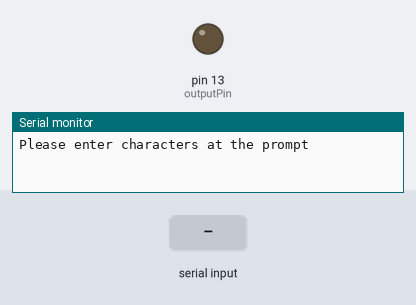
Bench run of a sketch on a simulated Arduino Uno, built with avr-gcc and run on an emulated ATmega328P. On the bench: output pins drawn as LEDs (lit = HIGH), the last lines printed to the serial monitor. Dashed ring = blinking. The inputs (shaded band) are chosen by the test bench.

Above: at 1.2 s.
1.3 s: "a" received over Serial
At 1.61 s:
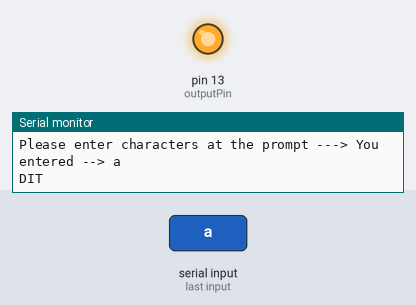
3.2 s: byte 107 ('k') received over Serial
At 5.4 s:
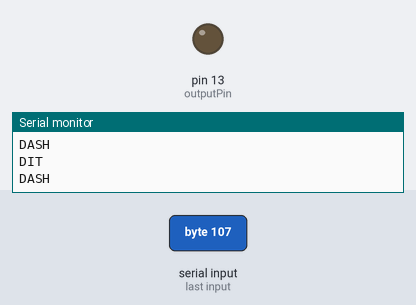
6.2 s: byte 108 ('l') received over Serial
At 6.8 s:
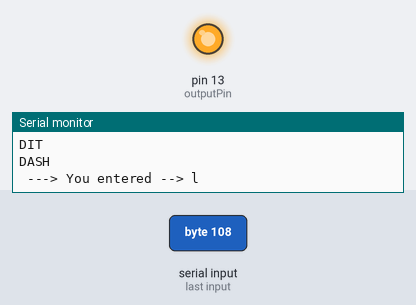
8.6 s: byte 109 ('m') received over Serial
At 8.73 s:
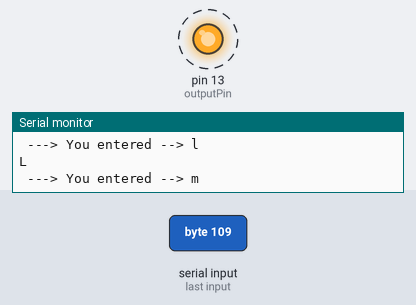
10.1 s: byte 110 ('n') received over Serial
At 10.9 s:
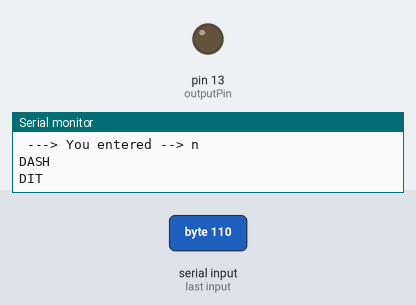
11.6 s: byte 111 ('o') received over Serial
At 11.73 s:
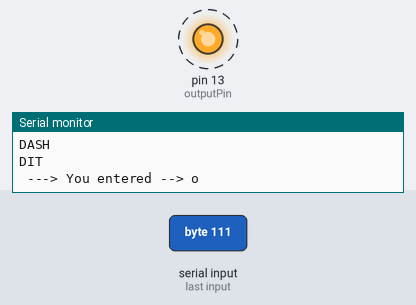
Timing chart, 0 to 14.6 s (numbered marks = the images above; inputs shaded):
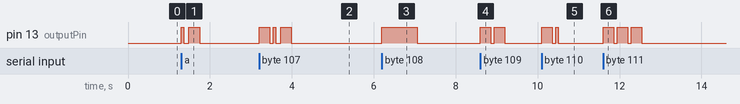

The sketch:

morse.ino
```cpp
int ditLen = 60;
int dashLen = 260;
int dashspaceLen = 80;
int ditspaceLen = 125;
int outputPin = 13;

void setup()
{
      pinMode(outputPin, OUTPUT);
	  Serial.begin(9600);
	  Serial.print("Please enter characters at the prompt");
}

void dash ()
{
    digitalWrite(outputPin,HIGH);
	delay(dashLen);
	digitalWrite(outputPin,LOW);
	delay(dashspaceLen);
	Serial.print("DASH\r\n");
}

void dit ()
{
    digitalWrite(outputPin,HIGH);
	delay(ditLen);
	digitalWrite(outputPin,LOW);
	delay(ditspaceLen);
	Serial.print("DIT\r\n");
}

void pause ()
{
	delay(dashLen);
}

void american_zero ()
{
	digitalWrite(outputPin,HIGH);
	delay(1500);
	digitalWrite(outputPin,LOW);
	delay(ditspaceLen);
	Serial.print("0\r\n");
}

void american_l ()
{
	digitalWrite(outputPin,HIGH);
	delay(860);
	digitalWrite(outputPin,LOW);
	delay(ditspaceLen);
	Serial.print("L\r\n");
}
void loop()
{
    char(c);


    if(Serial.available())
	{
	    Serial.print(" ---> ");
	    c = Serial.read();
	    Serial.print("You entered --> ");
        Serial.print(c);
	    Serial.print("\r\n");

		switch(c)
		{
			case 'a':
				dit();dash();
				break;
			case 'b':
				dash();dit();dit();dit();
				break;
			case 'c':
			    dit();dit();pause();dit();
				break;
			case 'd':
			    dash();dit();dit();
				break;
			case 'e':
			    dit();
				break;
			case 'f':
			    dit();dash();dit();
				break;
			case 'g':
			    dash();dash();dit();
				break;
			case 'h':
				dit();dit();dit();dit();
				break;
			case 'i':
				dit();dit();
				break;
			case 'j':
				dash();dit();dash();dit();
				break;
			case 'k':
				dash();dit();dash();
				break;
			case 'l':
				american_l();
				break;
			case 'm':
				dash();dash();
				break;
			case 'n':
				dash();dit();
				break;
		    case 'o':
                dash();dash();dash();
		    break;
			case 'p':
				dit();dit();dit();dit();dit();
				break;
			case 'q':
				dit();dit();dash();dit();
			case 'r':
				dit();pause();dit();dit();
				break;
			case 's':
			    dit();dit();dit();
				break;
			case 't':
				dash();
				break;
			case 'u':
				dit();dit();dash();
				break;
			case 'v':
				dit();dit();dit();dash();
				break;
			case 'w':
				dit();dash();dash();
				break;
			case 'x':
				dit();dash();dit();dit();
				break;
			case 'y':
				dit();dit();pause();dit();dit();
				break;
			case 'z':
				dit();pause();dit();dit();dit();
				break;
			case '1':
				dit();dash();dash();dit();
				break;
			case '2':
				dit();dit();dash();dit();dit();
				break;
			case '3':
				dit();dit();dit();dash();dit();
				break;
			case '4':
				dit();dit();dit();dit();dash();
				break;
			case '5':
				dash();dash();dash();
				break;
			case '6':
				dit();dit();dit();dit();dit();dit();
				break;
			case '7':
				dash();dash();dit();dit();
				break;
			case '8':
				dash();dit();dit();dit();dit();
				break;
			case '9':
				dash();dit();dit();dash();
				break;
			case '0':
				american_zero();
		}
    }
}
```

Measured:
- after the input at 1.3 s, pin 13 (outputPin): LOW → HIGH at once, → LOW 0.06 s later, → HIGH 0.13 s later, → LOW 0.26 s later
- after the input at 3.2 s, pin 13 (outputPin): goes HIGH 0.26 s, LOW 0.08 s, HIGH 0.06 s, LOW 0.13 s, HIGH 0.26 s, then LOW, starting at once
- after the input at 6.2 s, pin 13 (outputPin): LOW → HIGH at once, → LOW 0.86 s later
- after the input at 8.6 s, pin 13 (outputPin): alternates HIGH for 0.26 s and LOW for 0.08 s, 4 changes in all, then stays LOW, starting at once
- after the input at 10.1 s, pin 13 (outputPin): LOW → HIGH at once, → LOW 0.26 s later, → HIGH 0.08 s later, → LOW 0.06 s later
- after the input at 11.6 s, pin 13 (outputPin): alternates HIGH for 0.26 s and LOW for 0.08 s, 6 changes in all, then stays LOW, starting at once
